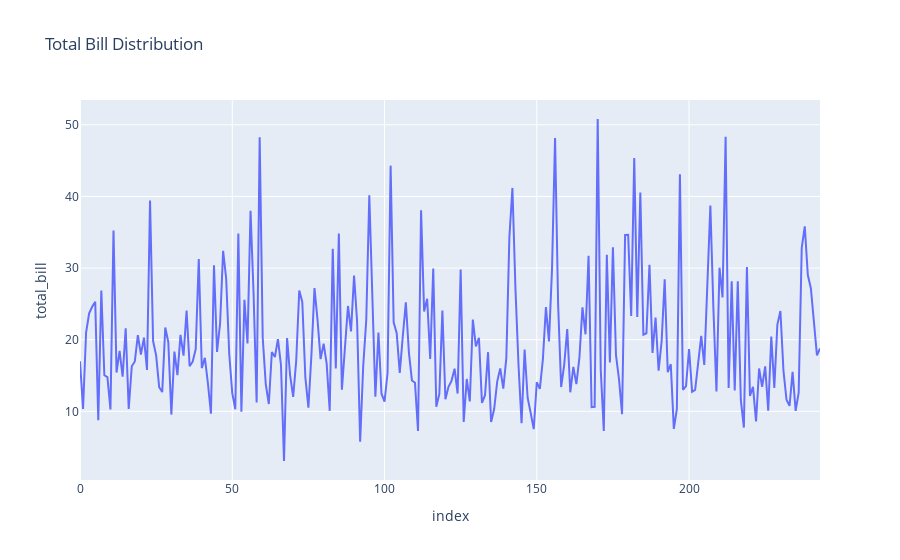

Write notebook code for a chart like this one.
### Code cell
fig = px.line(df, y='total_bill', title='Total Bill Distribution')
fig.show()

### Figure 1 — Plotly figure (JSON) as saved in the notebook; plotly's stock layout.template omitted (floating-point values rounded to 4 significant figures; data arrays with more than 128 entries replaced by an {"elided": "..."} marker saying what was removed)
{"data": [{"hovertemplate": "index=%{x}<br>total_bill=%{y}<extra></extra>", "legendgroup": "", "line": {"color": "#636efa", "dash": "solid"}, "marker": {"symbol": "circle"}, "mode": "lines", "name": "", "orientation": "v", "showlegend": false, "type": "scatter", "x": {"elided": "244 int values"}, "xaxis": "x", "y": {"elided": "244 float values"}, "yaxis": "y"}], "layout": {"legend": {"tracegroupgap": 0}, "title": {"text": "Total Bill Distribution"}, "xaxis": {"anchor": "y", "domain": [0, 1], "title": {"text": "index"}}, "yaxis": {"anchor": "x", "domain": [0, 1], "title": {"text": "total_bill"}}}}
